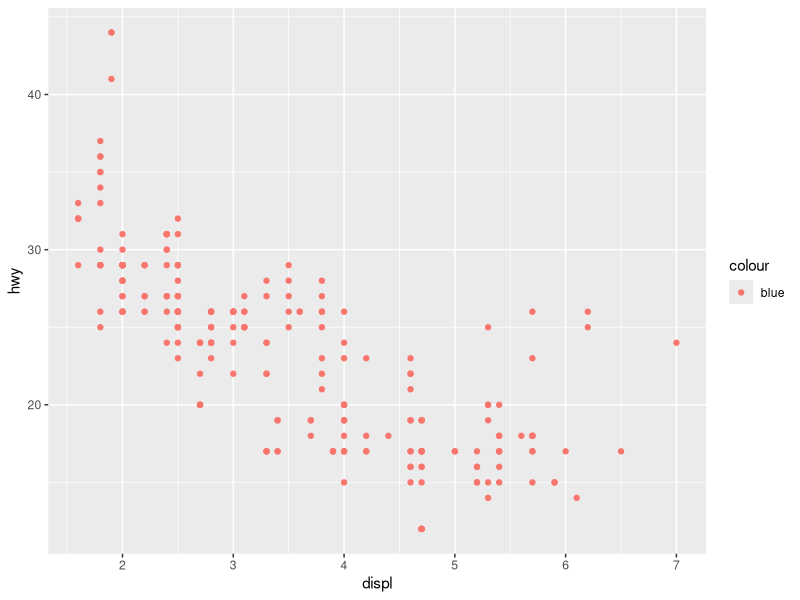
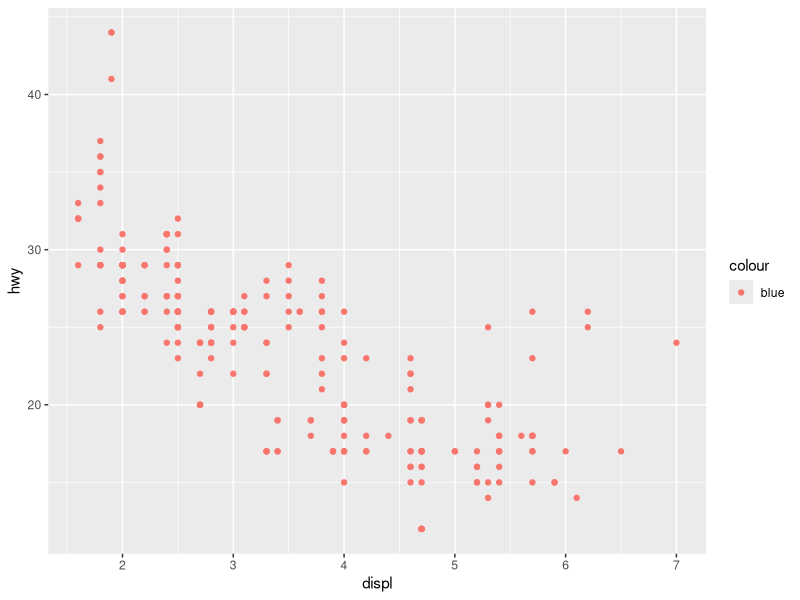
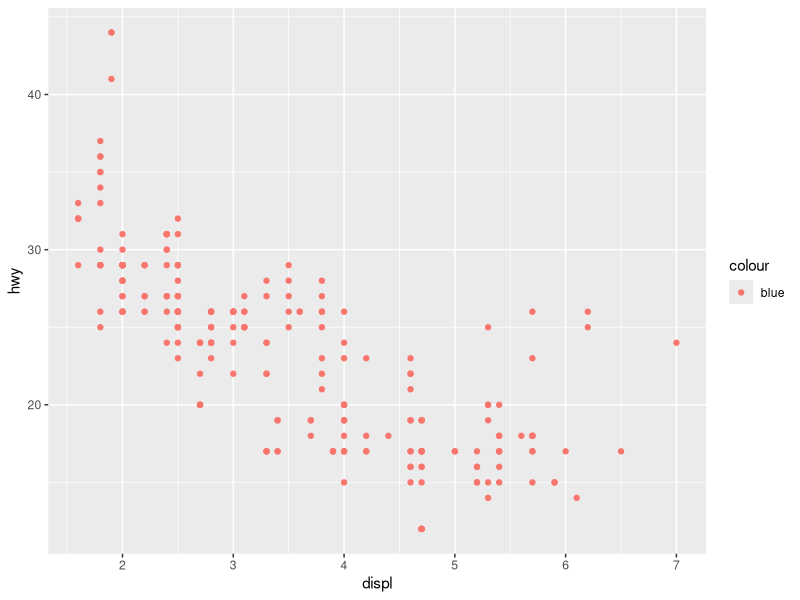

The R source for these figures, in order: (Note: this script raises an error after producing the figures.)
## ---- chunk 1
    library(ggplot2)
    ggplot(data = mpg) + 
      geom_point(mapping = aes(x = displ, y = hwy, color = "blue"))
## ---- chunk 2
      library(ggplot2)
       ggplot(data = mpg) + 
      geom_point(mapping = aes(x = displ, y = hwy, color = "blue"))
## ---- chunk 3
       library(ggplot2)
        ggplot(data = mpg) + 
      geom_point(mapping = aes(x = displ, y = hwy, color = "blue"))
## ---- chunk 4

## ---- chunk 5
      library(ggplot2)
      ggplot(data=mpg) +
      lugeom_point(mapping = aes(x = hwy, y = cty, color = displ, size = displ))
## ---- chunk 6

## ---- chunk 7

## ---- chunk 8

## ---- chunk 9

## ---- chunk 10

## ---- chunk 11

## ---- chunk 12

## ---- chunk 13

## ---- chunk 14

## ---- chunk 15

## ---- chunk 16

## ---- chunk 17

## ---- chunk 18

## ---- chunk 19

## ---- chunk 20

## ---- chunk 21

## ---- chunk 22
    ggplot(data = mpg, mapping = aes(x = cty, y = hwy)) + 
      geom_point()
## ---- chunk 23

## ---- chunk 24

## ---- chunk 25

## ---- chunk 26

## ---- chunk 27

## ---- chunk 28
    ggplot(data = mpg, mapping = aes(x = cty, y = hwy)) +
      geom_point() + 
      geom_abline() +
      coord_fixed()
## ---- chunk 29

